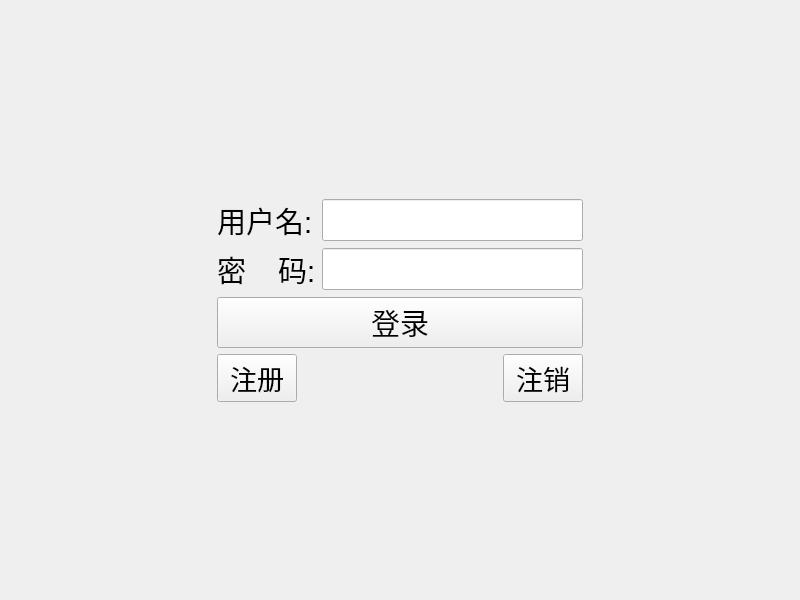
<?xml version="1.0" encoding="UTF-8"?>
<ui version="4.0">
 <class>TcpClient</class>
 <widget class="QWidget" name="TcpClient">
  <property name="geometry">
   <rect>
    <x>0</x>
    <y>0</y>
    <width>800</width>
    <height>600</height>
   </rect>
  </property>
  <property name="font">
   <font>
    <pointsize>22</pointsize>
   </font>
  </property>
  <property name="windowTitle">
   <string>TcpClient</string>
  </property>
  <layout class="QGridLayout" name="gridLayout_2">
   <item row="0" column="1">
    <spacer name="verticalSpacer">
     <property name="orientation">
      <enum>Qt::Vertical</enum>
     </property>
     <property name="sizeHint" stdset="0">
      <size>
       <width>20</width>
       <height>178</height>
      </size>
     </property>
    </spacer>
   </item>
   <item row="1" column="0">
    <spacer name="horizontalSpacer_2">
     <property name="orientation">
      <enum>Qt::Horizontal</enum>
     </property>
     <property name="sizeHint" stdset="0">
      <size>
       <width>199</width>
       <height>20</height>
      </size>
     </property>
    </spacer>
   </item>
   <item row="1" column="1">
    <layout class="QVBoxLayout" name="verticalLayout">
     <item>
      <layout class="QGridLayout" name="gridLayout">
       <item row="0" column="0">
        <widget class="QLabel" name="name_lab">
         <property name="text">
          <string>用户名:</string>
         </property>
        </widget>
       </item>
       <item row="0" column="1">
        <widget class="QLineEdit" name="name_le"/>
       </item>
       <item row="1" column="0">
        <widget class="QLabel" name="pwd_lab">
         <property name="locale">
          <locale language="Chinese" country="China"/>
         </property>
         <property name="text">
          <string>密    码:</string>
         </property>
        </widget>
       </item>
       <item row="1" column="1">
        <widget class="QLineEdit" name="pwd_le">
         <property name="echoMode">
          <enum>QLineEdit::Password</enum>
         </property>
        </widget>
       </item>
       <item row="2" column="0" colspan="2">
        <widget class="QPushButton" name="login_pb">
         <property name="text">
          <string>登录</string>
         </property>
        </widget>
       </item>
      </layout>
     </item>
     <item>
      <layout class="QHBoxLayout" name="horizontalLayout">
       <item>
        <widget class="QPushButton" name="regist_pb">
         <property name="font">
          <font>
           <pointsize>20</pointsize>
          </font>
         </property>
         <property name="text">
          <string>注册</string>
         </property>
        </widget>
       </item>
       <item>
        <spacer name="horizontalSpacer">
         <property name="orientation">
          <enum>Qt::Horizontal</enum>
         </property>
         <property name="sizeHint" stdset="0">
          <size>
           <width>40</width>
           <height>20</height>
          </size>
         </property>
        </spacer>
       </item>
       <item>
        <widget class="QPushButton" name="cancel_pb">
         <property name="font">
          <font>
           <pointsize>20</pointsize>
          </font>
         </property>
         <property name="text">
          <string>注销</string>
         </property>
        </widget>
       </item>
      </layout>
     </item>
    </layout>
   </item>
   <item row="1" column="2">
    <spacer name="horizontalSpacer_3">
     <property name="orientation">
      <enum>Qt::Horizontal</enum>
     </property>
     <property name="sizeHint" stdset="0">
      <size>
       <width>199</width>
       <height>20</height>
      </size>
     </property>
    </spacer>
   </item>
   <item row="2" column="1">
    <spacer name="verticalSpacer_2">
     <property name="orientation">
      <enum>Qt::Vertical</enum>
     </property>
     <property name="sizeHint" stdset="0">
      <size>
       <width>20</width>
       <height>177</height>
      </size>
     </property>
    </spacer>
   </item>
  </layout>
 </widget>
 <resources/>
 <connections/>
</ui>
